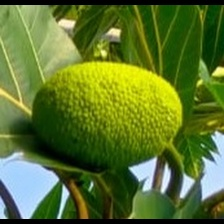
#> input picture Breadfruit_Dataset/Personal_Clean/01.jpg, 224 x 224 px; its folder holds only this picture in this run
$ python prepare_training_dataset.py
#> lines starting #> are read from the running program, lines starting #| are printed output that depends on the picture
#!/usr/bin/env python3
"""
Prepares a balanced training dataset by:
1. Augmenting the small personal dataset (17 → ~340 images)
2. Combining with the public dataset (501 images)
3. Splitting into train/val/test (70/15/15)
4. Organizing into class-labeled folders for PyTorch/TF/Keras
"""
import os
import cv2
import numpy as np
import random
import json
import shutil
from pathlib import Path
from collections import Counter

random.seed(42)
np.random.seed(42)

PERSONAL_DIR = "/home/jeswin/data_augmentation/Breadfruit_Dataset/Personal_Clean"
PUBLIC_DIR = "/home/jeswin/data_augmentation/Breadfruit_Dataset/Public_Clean"
OUTPUT_DIR = "/home/jeswin/data_augmentation/training_dataset"
AUGS_PER_PERSONAL = 20
VAL_SPLIT = 0.15
TEST_SPLIT = 0.15
CLASS_NAME = "breadfruit"


def load_images(directory):
    paths = []
    for ext in ("*.jpg", "*.jpeg", "*.png"):
        paths.extend(Path(directory).glob(ext))
    images = []
    for p in paths:
        img = cv2.imread(str(p))
#> img is the input picture: shape (224, 224, 3); mean B, G, R 46.2, 116.5, 92.3
        if img is not None:
            images.append((str(p.name), img))
    return images


def augment_image(img):
    h, w = img.shape[:2]
    augs = []

    # 1. Horizontal flip
    augs.append(cv2.flip(img, 1))

    # 2. Rotation ±15°
    for angle in [-10, -5, 5, 10]:
        M = cv2.getRotationMatrix2D((w//2, h//2), angle, 1.0)
        augs.append(cv2.warpAffine(img, M, (w, h), borderMode=cv2.BORDER_REFLECT))

    # 3. Brightness/contrast variations
    for alpha, beta in [(0.8, 10), (0.9, 5), (1.1, -5), (1.2, -10)]:
        augs.append(cv2.convertScaleAbs(img, alpha=alpha, beta=beta))

    # 4. HSV shifts
    hsv = cv2.cvtColor(img, cv2.COLOR_BGR2HSV).astype(np.float32)
    for h_shift, s_scale in [(0, 0.8), (0, 1.2), (5, 0.9), (-5, 1.1)]:
        hsv_aug = hsv.copy()
        hsv_aug[:,:,0] = (hsv_aug[:,:,0] + h_shift) % 180
        hsv_aug[:,:,1] = np.clip(hsv_aug[:,:,1] * s_scale, 0, 255)
        augs.append(cv2.cvtColor(hsv_aug.astype(np.uint8), cv2.COLOR_HSV2BGR))

    # 5. Gaussian blur
    for k in [3, 5]:
        augs.append(cv2.GaussianBlur(img, (k, k), 0))

    # 6. Gaussian noise
    noise = np.random.normal(0, 15, img.shape).astype(np.uint8)
    augs.append(np.clip(img.astype(np.int16) + noise.astype(np.int16), 0, 255).astype(np.uint8))
    noise = np.random.normal(0, 25, img.shape).astype(np.uint8)
    augs.append(np.clip(img.astype(np.int16) + noise.astype(np.int16), 0, 255).astype(np.uint8))

    # 7. Random crop + resize back
    for scale in [0.85, 0.9, 0.95]:
        crop_h, crop_w = int(h * scale), int(w * scale)
        y1 = random.randint(0, h - crop_h)
        x1 = random.randint(0, w - crop_w)
        cropped = img[y1:y1+crop_h, x1:x1+crop_w]
        augs.append(cv2.resize(cropped, (w, h), interpolation=cv2.INTER_LINEAR))

    # 8. Gamma correction
    for gamma in [0.7, 0.85, 1.15, 1.3]:
        inv_gamma = 1.0 / gamma
        table = np.array([((i / 255.0) ** inv_gamma) * 255 for i in range(256)]).astype(np.uint8)
        augs.append(cv2.LUT(img, table))

    # 9. Translation shifts
    for tx_pct, ty_pct in [(0.05, 0), (-0.05, 0), (0, 0.05), (0, -0.05)]:
        tx, ty = tx_pct * w, ty_pct * h
        M = np.float32([[1, 0, tx], [0, 1, ty]])
        augs.append(cv2.warpAffine(img, M, (w, h), borderMode=cv2.BORDER_REFLECT))

    # 10. Shadow simulation (simplified)
    for intensity in [0.2, 0.4]:
        shadow = img.copy().astype(np.float32)
        sx = random.randint(0, w - 1)
        sy = random.randint(0, h - 1)
        sw, sh = w // 3, h // 3
        x1 = max(0, sx - sw//2)
        x2 = min(w, sx + sw//2)
        y1 = max(0, sy - sh//2)
        y2 = min(h, sy + sh//2)
        shadow[y1:y2, x1:x2] *= (1 - intensity)
        augs.append(np.clip(shadow, 0, 255).astype(np.uint8))

    return augs


def save_image(img, path):
    cv2.imwrite(str(path), img, [cv2.IMWRITE_JPEG_QUALITY, 95])


def main():
    print("Loading standardized images...")
    personal = load_images(PERSONAL_DIR)
#> personal = 1 item
    public = load_images(PUBLIC_DIR)
    print(f"  Personal: {len(personal)} images")
#|   Personal: 1 images
    print(f"  Public:   {len(public)} images")

    # Augment personal images
    print(f"\nAugmenting personal images ({AUGS_PER_PERSONAL} variants each)...")
    augmented_personal = []
    for name, img in personal:
        variants = augment_image(img)
        selected = random.sample(variants, min(AUGS_PER_PERSONAL, len(variants)))
        for i, aug_img in enumerate(selected):
            aug_name = f"personal_{Path(name).stem}_aug{i:03d}.jpg"
            augmented_personal.append((aug_name, aug_img))
#> this loop made 1 pass
#> (name, h in augment_image, w in augment_image) on pass 1: ('01.jpg', 224, 224)
#> pass 1, in augment_image, `hsv = cv2.cvtColor(img, cv2.COLOR_BGR2HSV).astype(np.float32)`:
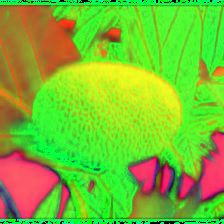
#> hsv: shape (224, 224, 3) float32; mean B, G, R 48.6, 188.2, 119.4
#> after the loop, augmented_personal = 20 items
    print(f"  → {len(augmented_personal)} augmented personal images")
#|   → 20 augmented personal images

    # Keep public images mostly clean, add a few basic augs for variety
    print(f"\nAdding public images with light augmentation...")
    all_public = []
    for name, img in public:
        all_public.append((f"public_{Path(name).stem}.jpg", img))
        all_public.append((f"public_{Path(name).stem}_flip.jpg", cv2.flip(img, 1)))
#> after the loop, all_public = []
    print(f"  → {len(all_public)} public images (originals + flips)")
#|   → 0 public images (originals + flips)

    # Combine all images
    all_images = augmented_personal + all_public
#> all_images = 20 items
    random.shuffle(all_images)
    print(f"\nTotal combined dataset: {len(all_images)} images")
#| Total combined dataset: 20 images

    # Split into train/val/test
    n = len(all_images)
#> n = 20
    n_test = int(n * TEST_SPLIT)
#> n_test = 3
    n_val = int(n * VAL_SPLIT)
#> n_val = 3
    n_train = n - n_val - n_test
#> n_train = 14

    test_set = all_images[:n_test]
#> test_set = 3 items
    val_set = all_images[n_test:n_test + n_val]
#> val_set = 3 items
    train_set = all_images[n_test + n_val:]
#> train_set = 14 items

    print(f"  Train: {len(train_set)}")
#|   Train: 14
    print(f"  Val:   {len(val_set)}")
#|   Val:   3
    print(f"  Test:  {len(test_set)}")
#|   Test:  3

    # Save to disk
    print(f"\nSaving to {OUTPUT_DIR}/")
    for split_name, split_data in [("train", train_set), ("val", val_set), ("test", test_set)]:
        class_dir = Path(OUTPUT_DIR) / split_name / CLASS_NAME
        class_dir.mkdir(parents=True, exist_ok=True)
        for fname, img in split_data:
            save_image(img, class_dir / fname)
#> this loop made 3 passes
#> split_name on passes 1 to 3: 'train', 'val', 'test'
#> pass 1, in save_image (call 2), `cv2.imwrite(str(path), img, [cv2.IMWRITE_JPEG_QUALITY, 95])`:
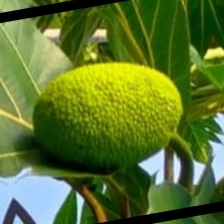
#> saved as personal_01_aug018.jpg: shape (224, 224, 3); mean B, G, R 45.6, 116.1, 91.5
#> pass 1, in save_image (call 3), `cv2.imwrite(str(path), img, [cv2.IMWRITE_JPEG_QUALITY, 95])`:
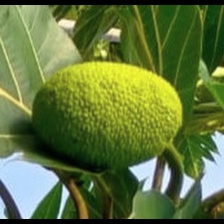
#> saved as personal_01_aug017.jpg: shape (224, 224, 3); mean B, G, R 60.5, 117, 97.3
#> pass 1, in save_image (call 4), `cv2.imwrite(str(path), img, [cv2.IMWRITE_JPEG_QUALITY, 95])`:
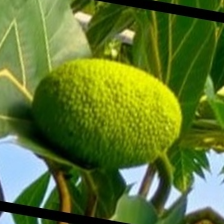
#> saved as personal_01_aug006.jpg: shape (224, 224, 3); mean B, G, R 48.3, 118.9, 94.6
#> after the loop:
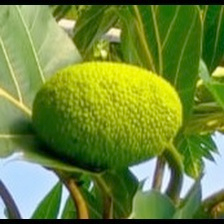
#> img: shape (224, 224, 3); mean of channels 0, 1, 2 56.7, 134.8, 110.1; drawn as B, G, R

    # Summary
    print(f"\nFinal dataset structure:")
    for split_name in ["train", "val", "test"]:
        class_dir = Path(OUTPUT_DIR) / split_name / CLASS_NAME
        count = len(list(class_dir.glob("*.jpg")))
#> count = 0
        print(f"  {split_name}/{CLASS_NAME}/: {count} images")
#|   train/breadfruit/: 0 images

    # Generate metadata
    metadata = {
        "dataset": "Breadfruit Training Dataset",
        "class": CLASS_NAME,
        "personal_original": len(personal),
        "public_original": len(public),
        "augmented_personal": len(augmented_personal),
        "augmented_public": len(all_public),
        "total": len(all_images),
        "splits": {
            "train": len(train_set),
            "val": len(val_set),
            "test": len(test_set)
        },
        "augmentations_per_personal": AUGS_PER_PERSONAL,
        "input_size": "224x224 RGB JPEG"
    }
    with open(Path(OUTPUT_DIR) / "metadata.json", "w") as f:
        json.dump(metadata, f, indent=2)
    print(f"\nMetadata saved. Ready for model training!")


if __name__ == "__main__":
    main()
